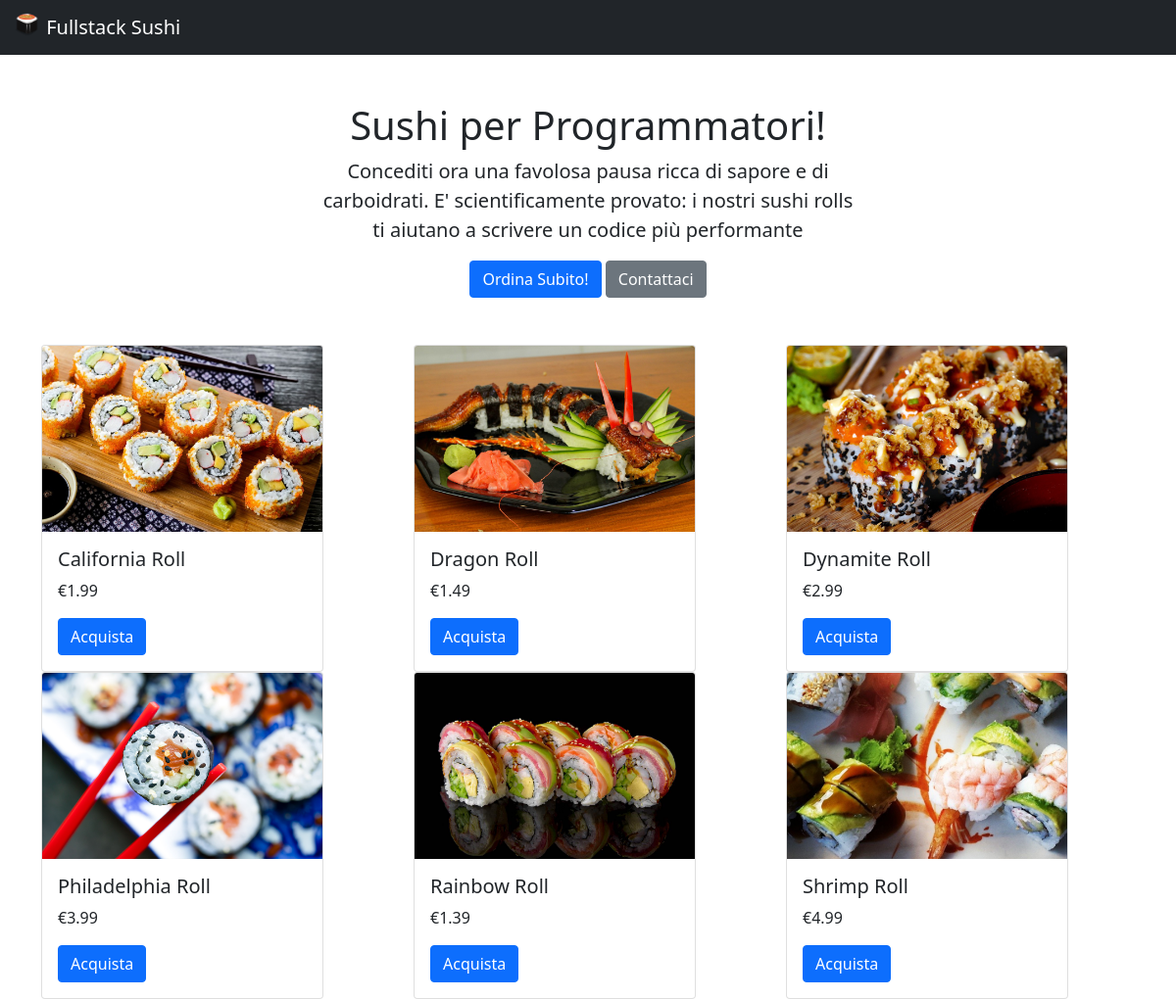
The page /rolls/ on the database its author committed.
### polls/models.py (models this page shows, shortened)
class Roll(models.Model):
    immagine = models.ImageField()
    nome = models.CharField(max_length=20)
    prezzo = models.FloatField()

### polls/views.py (the view)
# urls.py: path('rolls/', include('polls.urls'))
def rolls(request):
    rolls = Roll.objects.all() # serve ad estrarre tutti gli oggetti Roll dal database
    return render(request, 'polls/sushi-rolls.html', {'rolls' : rolls})

### polls/templates/polls/sushi-rolls.html
{% extends 'polls/common.html'%}
{% block content %}
    <div class="container my-5 text-center" style="max-width:580px">
        <h1>Sushi per Programmatori!</h1>
        <p class="lead">Concediti ora una favolosa pausa ricca di sapore e di carboidrati. E'
            scientificamente provato: i nostri sushi rolls ti aiutano a scrivere un codice più performante
        </p>
        <button type="button" class="btn btn-primary">Ordina Subito!</button>
        <a href="{% url 'contattaci' %}" type="button" class="btn btn-secondary">Contattaci</a>
    </div>
    <div class="container">
        <div class="row">
            {% for roll in rolls %}
            <div class="col-sm">
                <div class="card" style="width: 18rem;">
                    <img src="{{roll.immagine.url}}" class="card-img-top" alt="...">
                    <div class="card-body">
                        <h5 class="card-title">{{ roll.nome}} Roll</h5>
                        <p class="card-text">€{{ roll.prezzo }}</p>
                        <a href="#" class="btn btn-primary">Acquista</a>
                    </div>
                </div>
            </div>
            {% endfor%}
        </div>
    </div>
{% endblock %}

### polls/templates/polls/common.html (shortened to what this page needs)
<!doctype html>
<html lang="en">
<head>
    <link href="https://cdn.jsdelivr.net/npm/bootstrap@5.0.0-beta2/dist/css/bootstrap.min.css" rel="stylesheet"
>
</head>
<body>
    <nav class="navbar navbar-dark bg-dark">
        <div class="container-fluid">
            <a class="navbar-brand" href="{% url 'home' %}">
                {% load static %}
                <img src="{% static 'polls/logo.png' %}" alt="" width="30" height="24" class="d-inline-block align-top">
                Fullstack Sushi
            </a>
        </div>
    </nav>
    {% block content %}
    {% endblock %}
</body>
</html>

### rows shown on the page
Roll: immagine (picture), nome "California", prezzo "1.99"
Roll: immagine (picture), nome "Dragon", prezzo "1.49"
Roll: immagine (picture), nome "Dynamite", prezzo "2.99"
Roll: immagine (picture), nome "Philadelphia", prezzo "3.99"
Roll: immagine (picture), nome "Rainbow", prezzo "1.39"
Roll: immagine (picture), nome "Shrimp", prezzo "4.99"
